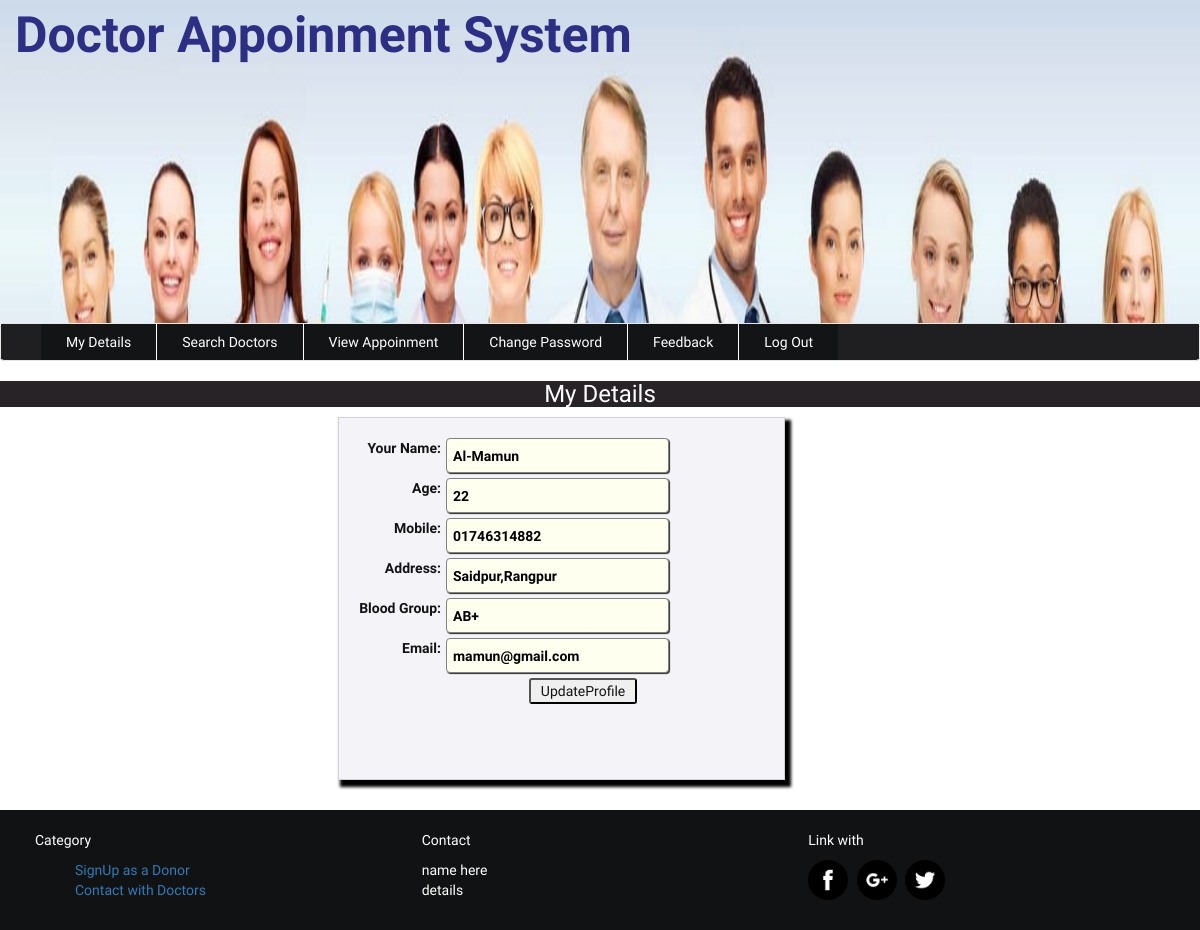
/patient/myDetails.php (signed in), run on the app's committed database.
### tables this page shows
CREATE TABLE `patient` (
  `id` int(11) NOT NULL,
  `name` varchar(22) NOT NULL,
  `age` varchar(22) NOT NULL,
  `contact` varchar(22) NOT NULL,
  `address` varchar(22) NOT NULL,
  `bgroup` varchar(22) NOT NULL,
  `email` varchar(111) NOT NULL,
  `password` varchar(22) NOT NULL
);

### patient/myDetails.php (the view, shortened to what this page needs)
<?php include('header.php'); ?>
<?php include('uptomenu.php'); ?>
				<?php
							include('../config.php');
							$sql="SELECT * FROM patient where email='" . $_SESSION["email"] . "'";
							$q=mysqli_query($conn,$sql);
							$data=mysqli_fetch_array($q);
							$name=$data[1];
							$age=$data[2];
							$contact=$data[3];
							$address=$data[4];
							$bgroup=$data[5];
							$email=$data[6];
				?>
<div class="login" style="background-color:#fff;">
		<h3 class="text-center" style="background-color:#272327;color: #fff;">My Details</h3>
			<div class="formstyle" style="float: right;padding:20px;border: 1px solid lightgrey;margin-right:415px; margin-bottom:30px;background-color:#f3f3f8;color:#141313;">
				<form action="" method="post" class="text-center form-group">
					<label>
						Your Name: <input type="text" name="name" value="<?php echo $name; ?>" placeholder="Full name" required>
					</label><br><br>
					<label>
						Age: <input type="number" name="age"  value="<?php echo $age; ?>" placeholder="age" required="required" pattern="[0-9]{2,2}" title="please enter only  numbers between 2 to 2 for age"/>
					</label><br><br>
					<label>
						Mobile: <input type="text" name="contact" value="<?php echo $contact; ?>" placeholder="contact no" required="required" pattern="[0-9]{10,11}" title="please enter only numbers between 10 to 11 for mobile no."/>
					</label><br><br>
 					<label>
						Address: <input type="text" name="address" value="<?php echo $address; ?>" placeholder="address" required>
					</label><br><br>
					<label>
						Blood Group: <input type="email" name="email" value="<?php echo $bgroup; ?>" placeholder="email" disabled>
					</label><br><br>
					<label>
						Email: <input type="email" name="email" value="<?php echo $email; ?>" placeholder="email" required>
					</label><br><br>
					<button name="submit" type="submit" style="margin-left:43px;width:108px;border-radius: 3px;">UpdateProfile</button> <br>
			</form> <br>
				<br>
	</div>
</div>
<br><br><br>
 <?php include('footer.php'); ?>
</body>
</html>

### patient/header.php (shortened to what this page needs)
<!DOCTYPE html>
<html>
<head>
	<link rel="stylesheet" href="css/bootstrap.min.css">
	<link rel="stylesheet" href="style.css">
</head>
<body>

### patient/uptomenu.php
<div class="container-fluid">
		<div class="header_top">
			<span style="font-size:50px;color:#2c2f84;font-weight:bolder;margin-left:15px;">Doctor Appoinment System</span>
		</div>
	<div class="navbar navbar-default nav">
		<nav class="menu">
			<ul>
				<li><a href="myDetails.php">My Details</a></li>
				<li><a href="search_doctor.php">Search Doctors </a></li>
				<li><a href="view_booking.php">View Appoinment</a></li>
				<li><a href="changepwd.php">Change Password</a></li>
				<li><a href="feedback.php">Feedback</a></li>
				<li><a href="logout.php">Log Out</a></li>
			</ul>
		</nav>
	</div>

### patient/footer.php
<footer>
	<div class="col-md-12 fsection">
		<div class="col-md-4" id="contact">
		<p>Category</p>
		<ul>
			<li><a href="#">SignUp as a Donor</a></li>
			<li><a href="#">Contact with Doctors</a></li>
		</ul>
		</div>
		<div class="col-md-4">
			<p>Contact</p>
			<p>name here <br>
				details</p>
		</div>
		<div class="col-md-4 share_img">
		<p>Link with</p>
			<a href=""><img src="img/fb.png" alt=""></a>
			<a href=""><img src="img/feed.png" alt=""></a>
			<a href=""><img src="img/twiter.png" alt=""></a>
		</div>
	</div>
</footer>

### patient/style.css (style rules this page uses)
body { padding: 5px auto; font-family: 'El Messiri', sans-serif; background:url(../img/bg3.jpg) fixed no-repeat; background-size:cover; }
.container-fluid { background-color: white; padding-right:0px; padding-left:0px; margin-right: auto; margin-left: auto; }
.header_top { background:url(img/header_img4.jpg) fixed no-repeat; width: 100%; height:323px; background-size: 100% 80%!important; }
.menu { background-color:#1f1f21!important; width:auto; height:35px }
.nav { min-height:37px!important; }
.navbar-default { background-color:#1f1f21!important; border-color: #e7e7e7; }
.menu ul { margin:0; list-style:none }
.menu ul li { float:left;border-right:1px solid #fff;position:relative; }
.menu ul li:last-child { border-right:0px solid #fff }
.menu ul li a { background:rgba(20, 21, 23, 0.99);display:block;padding:8px 25px;text-decoration:none;color:#fff; }
.fsection { background-color:rgb(17, 18, 19); padding: 20px; color: #fff; }
.share_img img { width:40px; height:40px; margin-right: 5px; }
input[type="text"],input[type="email"],input[type="password"],input[type="number"],input[type="date"],select,option { text-align: initial; width:223px; box-shadow:1px 1px 1px #2d2a2a; height:35px; line-height: normal; line-break: inherit; background-color: ivory; color: black; align-self: normal; margin-left: 5px; border:1px solid grey; border-radius: 4px; padding:4px 6px; float: right; margin-right: 95px; }
label { cursor: pointer; float: right; }
li { text-decoration: none; list-style: none; color:#fff; }
.formstyle { box-shadow: 4px 5px 3px 2px black; }

### data on the page
patient: name "Al-Mamun", age "22", contact "01746314882", address "Saidpur,Rangpur", email "AB+", email "mamun@gmail.com"
